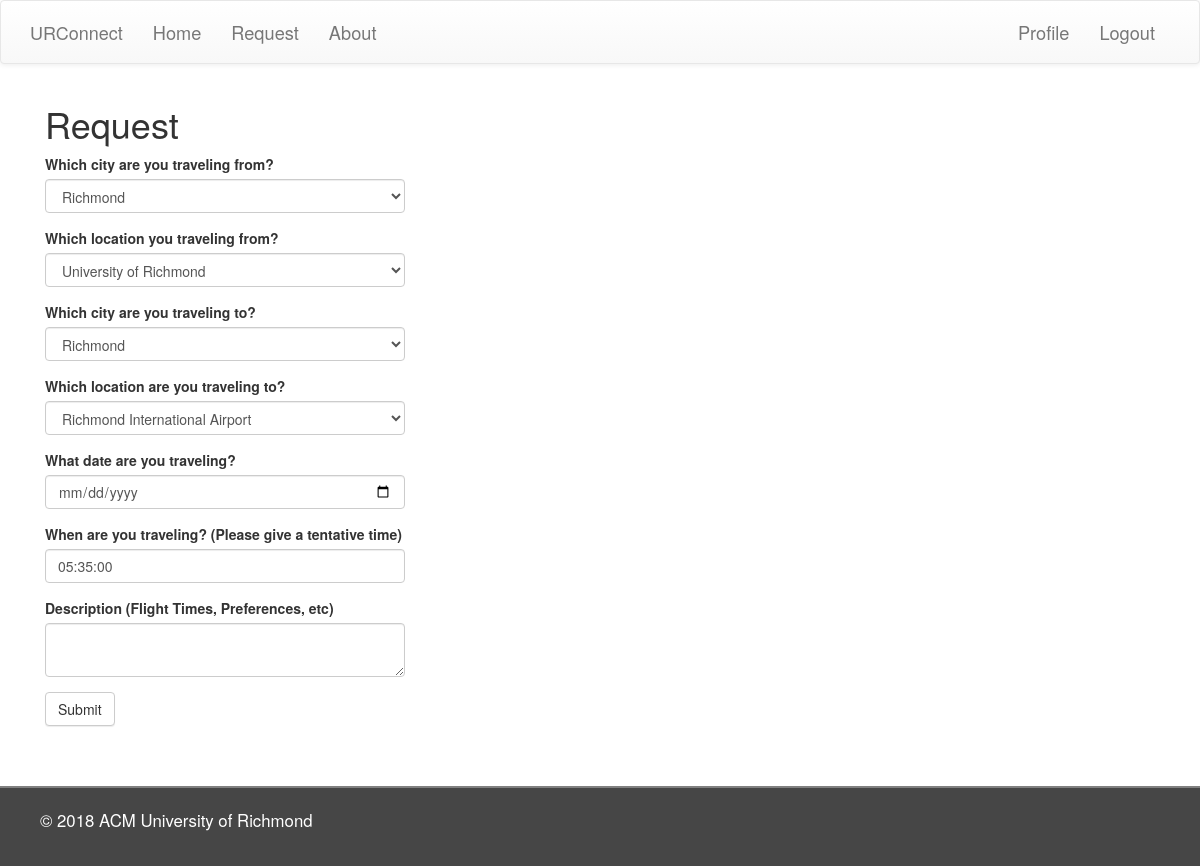
The page /edit_request/2 (signed in) on the database its author committed.
### app/models.py (models this page shows, shortened)
class Request(db.Model):
	id 					= db.Column(db.Integer, primary_key = True)
	origin_city 		= db.Column(db.String(140))
	origin 				= db.Column(db.String(140))
	destination_city 	= db.Column(db.String(140))
	destination 		= db.Column(db.String(140))
	date 				= db.Column(db.Date, index = True)
	time 				= db.Column(db.Time, index = True)
	user_id 			= db.Column(db.Integer, db.ForeignKey('user.id'))
	description 		= db.Column(db.String(140))

### app/routes.py (the view, shortened to what this page needs)
@app.route('/edit_request/<request_id>', methods=['GET', 'POST'])
@login_required
def edit_request(request_id):
    old_request = Request.query.filter_by(id=request_id).first()
    form = RequestForm(
        origin_city = old_request.origin_city,
        origin = old_request.origin,
        destination_city = old_request.destination_city,
        destination = old_request.destination,
        date = old_request.date,
        time = old_request.time,
        description = old_request.description)
    form.origin_city.choices        = app.config['CITIES']
    form.origin.choices             = app.config['LOCATIONS']
    form.destination_city.choices   = app.config['CITIES']
    form.destination.choices        = app.config['LOCATIONS']
    return render_template('requestForm.html', title='Request', form=form)

### app/forms.py
class RequestForm(FlaskForm):
    origin_city = SelectField(u'Which city are you traveling from?',
            validators  = [DataRequired()], id='select_origin_city')
    origin = SelectField(u'Which location you traveling from?',
            validators  = [DataRequired()], id='select_origin')
    destination_city = SelectField(u'Which city are you traveling to?',
            validators  = [DataRequired()], id='select_destination_city')
    destination = SelectField(u'Which location are you traveling to?',
            validators  = [DataRequired()], id='select_destination')
    date = DateField(u'What date are you traveling?',
            validators = [DataRequired()],
            id='datepick',
            render_kw={"placeholder": "MM/DD/YY"},
            format='%m/%d/%y')
    time = TimeField('When are you traveling? (Please give a tentative time)',
            validators = [DataRequired()],
            id='timepick',
            format='%I:%M %p')
    description = TextAreaField('Description (Flight Times, Preferences, etc)',
            validators = [DataRequired()])
    submit      = SubmitField('Submit')

### app/models.py (called while the page is built)
@login.user_loader
def load_user(id):
	return User.query.get(int(id))

### app/templates/requestForm.html (shortened to what this page needs)
{% extends "base.html" %}
{% import 'bootstrap/wtf.html' as wtf %}
{% block head %}
  {{ super() }}
  <link rel ="stylesheet" href= "https://cdnjs.cloudflare.com/ajax/libs/bootstrap-datetimepicker/4.17.47/css/bootstrap-datetimepicker.min.css">
{% endblock %}
{% block app_content %}
    <div class="container">
    	<h1>Request</h1>
    	<div class="row">
        	<div class="col-md-4">
            {{ wtf.quick_form(form) }}
        	</div>
    	</div>
    </div>
{% endblock %}

### app/static/css/main.css (style rules this page uses)
body { overflow-x: hidden; background-color: white; }

### rows shown on the page
Request: origin_city "Richmond", origin "University of Richmond", destination_city "Richmond", destination "Richmond International Airport", time "05:35:00"
